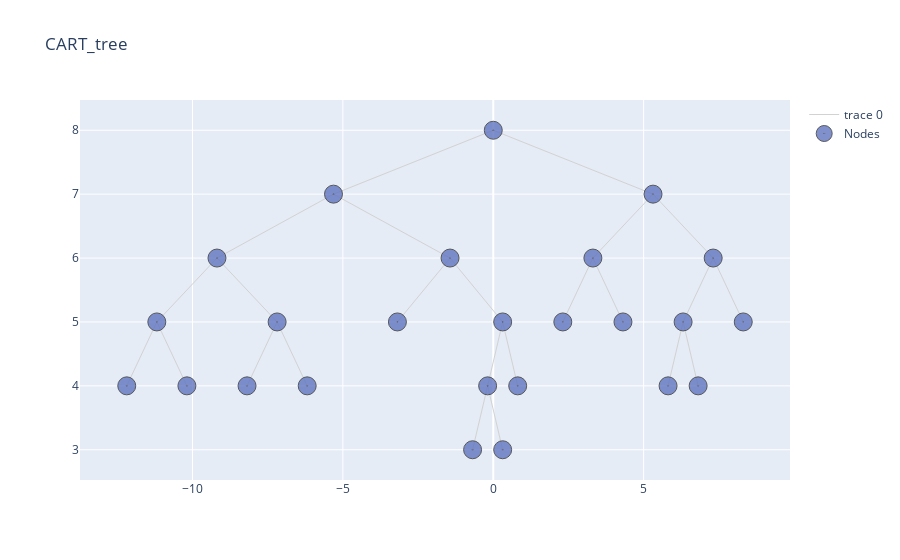

Write notebook code for a chart like this one.
### Code cell
import warnings
warnings.filterwarnings("ignore", category=FutureWarning) 


cart.print_tree(table = True, html = False)#.style.hide_index() #print both the pruned and non pruned tree 
#cart.print_tree(table = False, html = False, visual_pruning = True)

### Figure 1 — Plotly figure (JSON) as saved in the notebook; plotly's stock layout.template omitted (floating-point values rounded to 4 significant figures)
{"data": [{"hoverinfo": "none", "line": {"color": "rgb(210,210,210)", "width": 1}, "mode": "lines", "type": "scatter", "x": [0, -5.312, null, 0, 5.312, null, -5.312, -9.188, null, -5.312, -1.438, null, 5.312, 3.312, null, 5.312, 7.312, null, -9.188, -11.19, null, -9.188, -7.188, null, -1.438, -3.188, null, -1.438, 0.3125, null, 3.312, 2.312, null, 3.312, 4.312, null, 7.312, 6.312, null, 7.312, 8.312, null, -11.19, -12.19, null, -11.19, -10.19, null, -7.188, -8.188, null, -7.188, -6.188, null, 0.3125, -0.1875, null, 0.3125, 0.8125, null, 6.312, 5.812, null, 6.312, 6.812, null, -0.1875, -0.6875, null, -0.1875, 0.3125, null], "y": [8, 7, null, 8, 7, null, 7, 6, null, 7, 6, null, 7, 6, null, 7, 6, null, 6, 5, null, 6, 5, null, 6, 5, null, 6, 5, null, 6, 5, null, 6, 5, null, 6, 5, null, 6, 5, null, 5, 4, null, 5, 4, null, 5, 4, null, 5, 4, null, 5, 4, null, 5, 4, null, 5, 4, null, 5, 4, null, 4, 3, null, 4, 3, null]}, {"hoverinfo": "text", "marker": {"color": "#6175c1", "line": {"color": "rgb(50,50,50)", "width": 1}, "size": 18, "symbol": "circle-dot"}, "mode": "markers", "name": "Nodes", "opacity": 0.8, "text": ["n16, None, Bin Value: 117.08, between_variance : 178191.08, Samples : 13", "n17, None, Bin Value: 135.64, between_variance : 257585.79, Samples : 14", "n18, None, Bin Value: 128.67, between_variance : 99330.67, Samples : 6", "n19, None, Bin Value: 109.02, between_variance : 665554.02, Samples : 56", "n10, None, Bin Value: 66.78, between_variance : 40133.44, Samples : 9", "n23, None, Bin Value: 88.0, between_variance : 147136.0, Samples : 19", "n44, None, Bin Value: 120.62, between_variance : 189124.92, Samples : 13", "n45, None, Bin Value: 98.47, between_variance : 310275.03, Samples : 32", "n12, None, Bin Value: 130.3, between_variance : 509342.7, Samples : 30", "n13, None, Bin Value: 149.79, between_variance : 628201.29, Samples : 28", "n15, None, Bin Value: 133.93, between_variance : 269072.07, Samples : 15", "n28, None, Bin Value: 114.83, between_variance : 474721.0, Samples : 36", "n29, None, Bin Value: 97.89, between_variance : 86240.11, Samples : 9", "n1, CompPrice>127.5, Bin Value: 115.78, between_variance : 3753078.18, Samples : 280", "n2, Sales>7.55, Bin Value: 106.73, between_variance : 1845333.95, Samples : 162", "n4, Age>53.5, Bin Value: 115.71, between_variance : 1191559.6, Samples : 89", "n8, Income>67.0, Bin Value: 126.7, between_variance : 433453.37, Samples : 27", "n9, Sales>2.755, Bin Value: 110.92, between_variance : 762792.4, Samples : 62", "n5, CompPrice>99.0, Bin Value: 95.78, between_variance : 669699.51, Samples : 73", "n11, Sales>10.629999999999999, Bin Value: 99.86, between_variance : 638201.27, Samples : 64", "n22, ShelveLoc in (b'Bad', b'Medium'), Bin Value: 104.87, between_variance : 494865.8, Samples : 45", "n3, Sales>7.555, Bin Value: 128.19, between_variance : 1939204.48, Samples : 118", "n6, CompPrice>135.5, Bin Value: 139.71, between_variance : 1132044.98, Samples : 58", "n7, CompPrice>146.5, Bin Value: 117.07, between_variance : 822276.27, Samples : 60", "n14, Sales>11.879999999999999, Bin Value: 111.44, between_variance : 558893.89, Samples : 45"], "type": "scatter", "x": [-12.19, -10.19, -8.188, -6.188, -3.188, 0.8125, -0.6875, 0.3125, 2.312, 4.312, 8.312, 5.812, 6.812, 0, -5.312, -9.188, -11.19, -7.188, -1.438, 0.3125, -0.1875, 5.312, 3.312, 7.312, 6.312], "y": [4, 4, 4, 4, 5, 4, 3, 3, 5, 5, 5, 4, 4, 8, 7, 6, 5, 5, 6, 5, 4, 7, 6, 6, 5]}], "layout": {"title": {"text": "CART_tree"}}}
